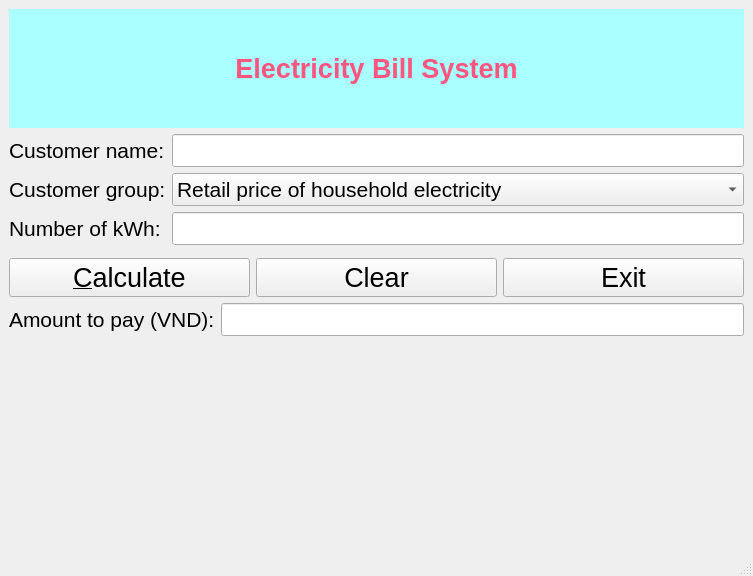
<?xml version="1.0" encoding="UTF-8"?>
<ui version="4.0">
 <class>MainWindow</class>
 <widget class="QMainWindow" name="MainWindow">
  <property name="geometry">
   <rect>
    <x>0</x>
    <y>0</y>
    <width>753</width>
    <height>576</height>
   </rect>
  </property>
  <property name="windowTitle">
   <string>Electricity Bill</string>
  </property>
  <widget class="QWidget" name="centralwidget">
   <layout class="QVBoxLayout" name="verticalLayout_2">
    <item>
     <layout class="QVBoxLayout" name="verticalLayout">
      <item>
       <widget class="QLabel" name="label">
        <property name="font">
         <font>
          <pointsize>20</pointsize>
          <weight>75</weight>
          <bold>true</bold>
         </font>
        </property>
        <property name="styleSheet">
         <string notr="true">color: rgb(255, 85, 127);
background-color: rgb(170, 255, 255);</string>
        </property>
        <property name="text">
         <string>Electricity Bill System</string>
        </property>
        <property name="alignment">
         <set>Qt::AlignCenter</set>
        </property>
       </widget>
      </item>
      <item>
       <layout class="QFormLayout" name="formLayout">
        <item row="0" column="0">
         <widget class="QLabel" name="customerNameLabel">
          <property name="font">
           <font>
            <pointsize>16</pointsize>
           </font>
          </property>
          <property name="text">
           <string>Customer name:</string>
          </property>
         </widget>
        </item>
        <item row="0" column="1">
         <widget class="QLineEdit" name="customerNameLineEdit">
          <property name="font">
           <font>
            <pointsize>16</pointsize>
           </font>
          </property>
         </widget>
        </item>
        <item row="1" column="0">
         <widget class="QLabel" name="customerGroupLabel">
          <property name="font">
           <font>
            <pointsize>16</pointsize>
           </font>
          </property>
          <property name="text">
           <string>Customer group:</string>
          </property>
         </widget>
        </item>
        <item row="1" column="1">
         <widget class="QComboBox" name="customerGroupComboBox">
          <property name="font">
           <font>
            <pointsize>16</pointsize>
           </font>
          </property>
          <item>
           <property name="text">
            <string>Retail price of household electricity</string>
           </property>
          </item>
          <item>
           <property name="text">
            <string>Household using prepaid card meters</string>
           </property>
          </item>
         </widget>
        </item>
        <item row="2" column="0">
         <widget class="QLabel" name="kwhLabel">
          <property name="font">
           <font>
            <pointsize>16</pointsize>
           </font>
          </property>
          <property name="text">
           <string>Number of kWh:</string>
          </property>
         </widget>
        </item>
        <item row="2" column="1">
         <widget class="QLineEdit" name="kwhLineEdit">
          <property name="font">
           <font>
            <pointsize>16</pointsize>
           </font>
          </property>
         </widget>
        </item>
       </layout>
      </item>
     </layout>
    </item>
    <item>
     <layout class="QHBoxLayout" name="horizontalLayout">
      <item>
       <widget class="QPushButton" name="pushButton_calc">
        <property name="font">
         <font>
          <pointsize>20</pointsize>
         </font>
        </property>
        <property name="text">
         <string>&amp;Calculate</string>
        </property>
        <property name="icon">
         <iconset>
          <normaloff>../../ex80/images/calculator.png</normaloff>../../ex80/images/calculator.png</iconset>
        </property>
        <property name="iconSize">
         <size>
          <width>30</width>
          <height>30</height>
         </size>
        </property>
       </widget>
      </item>
      <item>
       <widget class="QPushButton" name="pushButton_clear">
        <property name="font">
         <font>
          <pointsize>20</pointsize>
         </font>
        </property>
        <property name="text">
         <string>Clear</string>
        </property>
        <property name="icon">
         <iconset>
          <normaloff>../images/clear.png</normaloff>../images/clear.png</iconset>
        </property>
        <property name="iconSize">
         <size>
          <width>30</width>
          <height>30</height>
         </size>
        </property>
       </widget>
      </item>
      <item>
       <widget class="QPushButton" name="pushButton_exit">
        <property name="font">
         <font>
          <pointsize>20</pointsize>
         </font>
        </property>
        <property name="text">
         <string>Exit</string>
        </property>
        <property name="icon">
         <iconset>
          <normaloff>../images/exit.png</normaloff>../images/exit.png</iconset>
        </property>
        <property name="iconSize">
         <size>
          <width>30</width>
          <height>30</height>
         </size>
        </property>
       </widget>
      </item>
     </layout>
    </item>
    <item>
     <layout class="QFormLayout" name="formLayout_2">
      <item row="0" column="0">
       <widget class="QLabel" name="amountLabel">
        <property name="font">
         <font>
          <pointsize>16</pointsize>
         </font>
        </property>
        <property name="text">
         <string>Amount to pay (VND):</string>
        </property>
       </widget>
      </item>
      <item row="0" column="1">
       <widget class="QLineEdit" name="amountLineEdit">
        <property name="font">
         <font>
          <pointsize>16</pointsize>
         </font>
        </property>
        <property name="readOnly">
         <bool>true</bool>
        </property>
       </widget>
      </item>
     </layout>
    </item>
   </layout>
  </widget>
  <widget class="QMenuBar" name="menubar">
   <property name="geometry">
    <rect>
     <x>0</x>
     <y>0</y>
     <width>753</width>
     <height>26</height>
    </rect>
   </property>
  </widget>
  <widget class="QStatusBar" name="statusbar"/>
 </widget>
 <resources/>
 <connections/>
</ui>
